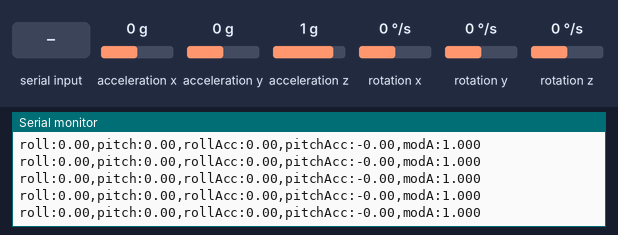
This sketch was run on a simulated ESP32. Parts: the last lines printed to the serial monitor. Wiring (inferred from the names in the program): MPU-6050 motion sensor at I2C address 0x68. The inputs (shaded band) are chosen by the test bench; at power-on: acceleration x 0 g, acceleration y 0 g, acceleration z 1 g, rotation x 0 °/s, rotation y 0 °/s, rotation z 0 °/s.

Above: at 4.9 s.
5.0 s: "z" received over Serial
6.5 s: "r" received over Serial
At 6.56 s:
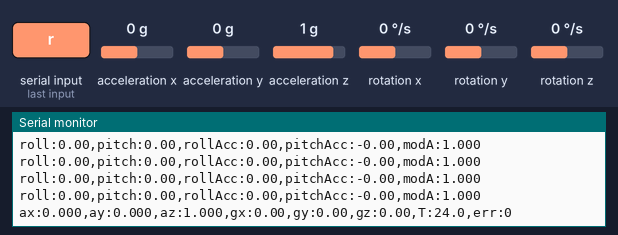
8.4 s: acceleration x set to -1.4 g
At 8.42 s:
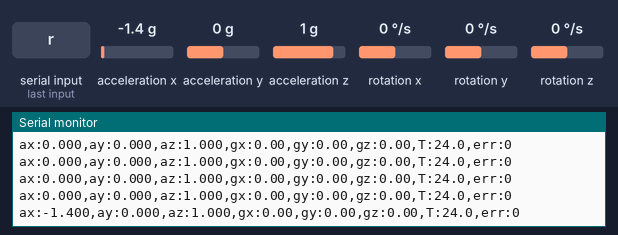
9.9 s: acceleration y set to -1.4 g
At 9.95 s:
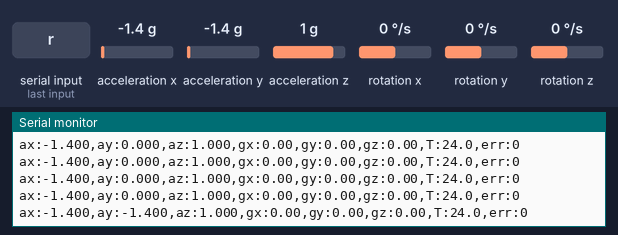
11.4 s: acceleration z set to -1.4 g
At 11.42 s:
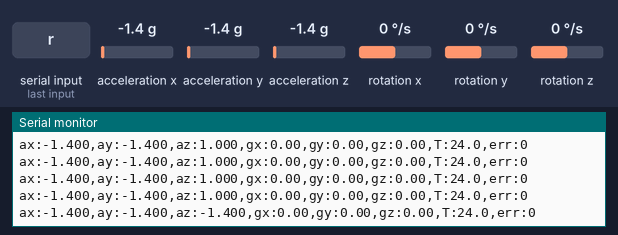
12.9 s: rotation x set to -192 °/s
At 12.95 s:
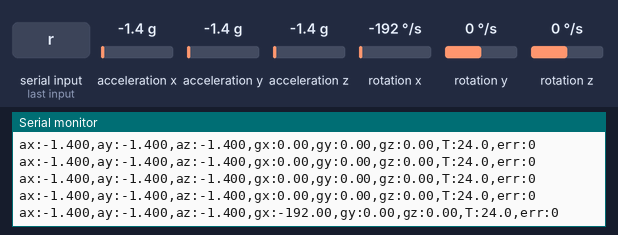

Measured:
- after the input at 6.5 s, the serial monitor: prints a new line after 0.05 s (image 1)
- after the input at 8.4 s, the serial monitor: prints a new line at once (image 2)
- after the input at 9.9 s, the serial monitor: prints a new line at once (image 3)
- after the input at 11.4 s, the serial monitor: prints a new line at once (image 4)
- after the input at 12.9 s, the serial monitor: prints a new line at once (image 5)

The sketch:

test-mpu6050.ino
```cpp
/*
  test-mpu6050.ino — prueba del MPU6050 (módulo GY-521) del modelo a escala
  estado: borrador, sin probar en placa
  fecha: 2026-10-08

  Qué hace:
    1. Escanea el bus I2C (en J3 tienen que aparecer 0x68 MPU6050 y 0x48 ADS1115).
    2. Lee WHO_AM_I, configura el sensor y relee los registros para confirmar la escritura.
    3. Prueba estática de 3 s (rover quieto, motores apagados): módulo de g, sesgo y ruido
       de cada eje, con criterio pasa / no pasa. El sesgo del giróscopo queda guardado.
    4. Lazo a 100 Hz: roll y pitch por filtro complementario, salida para el Serial Plotter.
       Si el sensor deja de responder, cuenta errores y reintenta inicializar.

  Comandos por el monitor serie (115200, sin fin de línea o con cualquiera):
    c  recalibrar (prueba estática)     z  tomar la posición actual como cero de ángulo
    r  alternar modo crudo / ángulos    s  escanear el bus             h  ayuda

  Pines: fuente única en 20-modelo-escala/40-firmware/mapa-gpio.md (IO21 SDA, IO22 SCL).
  Sin librerías externas: solo Wire, acceso directo a registros.
*/

#include <Wire.h>
#include <math.h>

// ---- Bus I2C (ver mapa-gpio.md) ----
constexpr int PIN_SDA = 21;
constexpr int PIN_SCL = 22;
constexpr uint32_t I2C_HZ = 400000;  // si hay errores de bus, bajar a 100000

uint8_t mpuAddr = 0x68;  // 0x69 si AD0 está en alto; se detecta en el escaneo

// ---- Registros (MPU-6000/6050 Register Map, rev. 4.2) ----
constexpr uint8_t REG_SMPLRT_DIV   = 0x19;
constexpr uint8_t REG_CONFIG       = 0x1A;
constexpr uint8_t REG_GYRO_CONFIG  = 0x1B;
constexpr uint8_t REG_ACCEL_CONFIG = 0x1C;
constexpr uint8_t REG_ACCEL_XOUT_H = 0x3B;
constexpr uint8_t REG_PWR_MGMT_1   = 0x6B;
constexpr uint8_t REG_WHO_AM_I     = 0x75;

// ---- Configuración ----
constexpr uint8_t CFG_DLPF  = 0x03;  // filtro digital ~44 Hz: corta vibración de motores
constexpr uint8_t CFG_GYRO  = 0x08;  // ±500 °/s
constexpr uint8_t CFG_ACCEL = 0x08;  // ±4 g: con ±2 g los golpes saturan el acelerómetro
constexpr float GYR_LSB_DPS = 65.5f;
constexpr float ACC_LSB_G   = 8192.0f;

constexpr uint32_t PERIODO_US   = 10000;  // 100 Hz
constexpr uint8_t  DIEZMADO_OUT = 5;      // imprime a 20 Hz
constexpr float    ALFA         = 0.98f;  // complementario: tau ≈ 0,49 s a 100 Hz

// ---- Estado ----
struct Muestra { float ax, ay, az, gx, gy, gz, temp; };

float sesgoG[3] = {0, 0, 0};
float roll = 0, pitch = 0;
float rollCero = 0, pitchCero = 0;
bool modoCrudo = false;
bool mpuOk = false;
uint32_t erroresI2C = 0;
uint32_t erroresSeguidos = 0;
uint32_t tAnterior = 0;
uint8_t contadorOut = 0;

// ================= Acceso a registros =================

bool escribirReg(uint8_t reg, uint8_t val) {
  Wire.beginTransmission(mpuAddr);
  Wire.write(reg);
  Wire.write(val);
  return Wire.endTransmission() == 0;
}

bool leerRegs(uint8_t reg, uint8_t *buf, uint8_t n) {
  Wire.beginTransmission(mpuAddr);
  Wire.write(reg);
  if (Wire.endTransmission(false) != 0) return false;
  if (Wire.requestFrom(mpuAddr, n) != n) return false;
  for (uint8_t i = 0; i < n; i++) buf[i] = Wire.read();
  return true;
}

bool leerReg(uint8_t reg, uint8_t &val) { return leerRegs(reg, &val, 1); }

// ================= Sensor =================

bool leerMuestra(Muestra &m) {
  uint8_t b[14];
  if (!leerRegs(REG_ACCEL_XOUT_H, b, 14)) {
    erroresI2C++;
    erroresSeguidos++;
    return false;
  }
  erroresSeguidos = 0;
  auto s16 = [&](int i) { return (int16_t)((b[i] << 8) | b[i + 1]); };
  m.ax = s16(0) / ACC_LSB_G;
  m.ay = s16(2) / ACC_LSB_G;
  m.az = s16(4) / ACC_LSB_G;
  m.temp = s16(6) / 340.0f + 36.53f;
  m.gx = s16(8) / GYR_LSB_DPS - sesgoG[0];
  m.gy = s16(10) / GYR_LSB_DPS - sesgoG[1];
  m.gz = s16(12) / GYR_LSB_DPS - sesgoG[2];
  return true;
}

bool iniciarMPU() {
  uint8_t who = 0;
  if (!leerReg(REG_WHO_AM_I, who)) {
    Serial.printf("# MPU en 0x%02X no responde\n", mpuAddr);
    return false;
  }
  if (who == 0x68) {
    Serial.println("# WHO_AM_I = 0x68: MPU6050 original");
  } else {
    Serial.printf("# WHO_AM_I = 0x%02X: no es un MPU6050 original (clon o MPU65xx).\n", who);
    Serial.println("#   Los registros base suelen coincidir, pero ruido y deriva no son los de la hoja de datos.");
  }

  escribirReg(REG_PWR_MGMT_1, 0x80);  // reset
  delay(100);
  bool ok = escribirReg(REG_PWR_MGMT_1, 0x01)        // despierta, reloj = PLL del giróscopo X
         && escribirReg(REG_SMPLRT_DIV, 9)            // 1 kHz / (1+9) = 100 Hz
         && escribirReg(REG_CONFIG, CFG_DLPF)
         && escribirReg(REG_GYRO_CONFIG, CFG_GYRO)
         && escribirReg(REG_ACCEL_CONFIG, CFG_ACCEL);
  delay(50);

  // Relectura: confirma que las escrituras llegaron
  uint8_t g = 0, a = 0, p = 0;
  ok = ok && leerReg(REG_GYRO_CONFIG, g) && leerReg(REG_ACCEL_CONFIG, a) && leerReg(REG_PWR_MGMT_1, p);
  if (!ok || (g & 0x18) != CFG_GYRO || (a & 0x18) != CFG_ACCEL || (p & 0x40)) {
    Serial.printf("# Configuración NO verificada (GYRO=0x%02X ACCEL=0x%02X PWR=0x%02X)\n", g, a, p);
    return false;
  }
  Serial.println("# Configuración verificada: ±500 °/s, ±4 g, filtro 44 Hz, 100 Hz");
  return true;
}

void escanearBus() {
  Serial.println("# Escaneo I2C:");
  bool hay68 = false, hay69 = false;
  int n = 0;
  for (uint8_t a = 1; a < 127; a++) {
    Wire.beginTransmission(a);
    if (Wire.endTransmission() != 0) continue;
    n++;
    const char *nombre = (a == 0x68) ? "MPU6050"
                       : (a == 0x69) ? "MPU6050 con AD0 en alto"
                       : (a == 0x48) ? "ADS1115"
                       : "desconocido";
    Serial.printf("#   0x%02X  %s\n", a, nombre);
    hay68 |= (a == 0x68);
    hay69 |= (a == 0x69);
  }
  if (n == 0) {
    Serial.println("#   Ningún dispositivo. Revisar J3 (orden 3V3-GND-SCL-SDA), 3,3 V en el módulo");
    Serial.println("#   y pull-ups: la placa no tiene, los ponen el GY-521 y el ADS1115.");
  }
  if (!hay68 && hay69) mpuAddr = 0x69;
}

// Prueba estática: media y desvío de cada eje con el rover quieto
void pruebaEstatica() {
  constexpr int N = 300;  // 3 s a 100 Hz
  Serial.println("# Prueba estática: no mover el rover, motores apagados (3 s)...");

  for (int i = 0; i < 3; i++) sesgoG[i] = 0;
  double suma[7] = {0}, suma2[7] = {0};
  int validas = 0;
  Muestra m;
  for (int i = 0; i < N; i++) {
    uint32_t t0 = micros();
    if (leerMuestra(m)) {
      float v[7] = {m.ax, m.ay, m.az, m.gx, m.gy, m.gz, m.temp};
      for (int k = 0; k < 7; k++) { suma[k] += v[k]; suma2[k] += (double)v[k] * v[k]; }
      validas++;
    }
    while (micros() - t0 < PERIODO_US) {}
  }
  if (validas < N * 9 / 10) {
    Serial.printf("# FALLA: solo %d de %d lecturas válidas. Problema de bus, no del sensor.\n", validas, N);
    return;
  }

  float media[7], desvio[7];
  for (int k = 0; k < 7; k++) {
    media[k] = suma[k] / validas;
    desvio[k] = sqrt(fmax(0.0, suma2[k] / validas - (double)media[k] * media[k]));
  }
  float modA = sqrtf(media[0] * media[0] + media[1] * media[1] + media[2] * media[2]);

  // Criterios: |a| y sesgo según hoja de datos (offset cero-g ±50/±80 mg, ZRO ±20 °/s);
  // los límites de ruido son empíricos para módulo quieto y motores apagados.
  bool okA     = modA > 0.90f && modA < 1.10f;
  bool okSesgo = fabsf(media[3]) < 20 && fabsf(media[4]) < 20 && fabsf(media[5]) < 20;
  bool okRuidoA = desvio[0] < 0.02f && desvio[1] < 0.02f && desvio[2] < 0.02f;
  bool okRuidoG = desvio[3] < 0.5f && desvio[4] < 0.5f && desvio[5] < 0.5f;
  bool okTemp  = media[6] > 0 && media[6] < 60;

  Serial.println("#            media        desvío");
  const char *ej[6] = {"ax [g]   ", "ay [g]   ", "az [g]   ", "gx [°/s] ", "gy [°/s] ", "gz [°/s] "};
  for (int k = 0; k < 6; k++) Serial.printf("#   %s %+9.4f   %8.4f\n", ej[k], media[k], desvio[k]);
  Serial.printf("#   temp [°C]  %6.1f\n", media[6]);
  Serial.printf("#   |a| = %.4f g  %s\n", modA, okA ? "OK" : "FUERA (0,90-1,10)");
  Serial.printf("#   sesgo giróscopo   %s\n", okSesgo ? "OK" : "FUERA (±20 °/s)");
  Serial.printf("#   ruido acelerómetro %s\n", okRuidoA ? "OK" : "ALTO (>0,02 g: ¿vibra algo?)");
  Serial.printf("#   ruido giróscopo    %s\n", okRuidoG ? "OK" : "ALTO (>0,5 °/s: ¿vibra algo?)");
  Serial.printf("#   temperatura        %s\n", okTemp ? "OK" : "IMPLAUSIBLE");
  Serial.printf("# RESULTADO: %s\n", (okA && okSesgo && okRuidoA && okRuidoG && okTemp) ? "PASA" : "NO PASA");

  for (int i = 0; i < 3; i++) sesgoG[i] = media[3 + i];

  // Arranca el filtro desde el ángulo del acelerómetro
  roll  = atan2f(media[1], media[2]) * RAD_TO_DEG;
  pitch = atan2f(-media[0], sqrtf(media[1] * media[1] + media[2] * media[2])) * RAD_TO_DEG;
  tAnterior = micros();
}

void ayuda() {
  Serial.println("# Comandos: c=recalibrar  z=cero de ángulo  r=crudo/ángulos  s=escanear  h=ayuda");
}

// ================= Arduino =================

void setup() {
  Serial.begin(115200);
  delay(500);
  Serial.println("\n# ===== Prueba MPU6050 - modelo a escala =====");

  Wire.begin(PIN_SDA, PIN_SCL, I2C_HZ);
  Wire.setTimeOut(10);  // ms; evita que un bus colgado trabe el lazo

  escanearBus();
  mpuOk = iniciarMPU();
  if (mpuOk) pruebaEstatica();
  ayuda();
  tAnterior = micros();
}

void loop() {
  // Comandos
  if (Serial.available()) {
    char c = Serial.read();
    switch (c) {
      case 'c': if (mpuOk) pruebaEstatica(); break;
      case 'z': rollCero = roll; pitchCero = pitch; Serial.println("# Cero de ángulo tomado"); break;
      case 'r': modoCrudo = !modoCrudo; break;
      case 's': escanearBus(); break;
      case 'h': ayuda(); break;
    }
  }

  // Reintento si el sensor no está o se perdió
  if (!mpuOk || erroresSeguidos >= 10) {
    static uint32_t tReintento = 0;
    if (millis() - tReintento > 1000) {
      tReintento = millis();
      Serial.printf("# Sensor perdido (errores I2C totales: %lu). Reintentando...\n", (unsigned long)erroresI2C);
      mpuOk = iniciarMPU();
      if (mpuOk) { erroresSeguidos = 0; tAnterior = micros(); }
    }
    return;
  }

  // Lazo a 100 Hz
  uint32_t ahora = micros();
  if (ahora - tAnterior < PERIODO_US) return;
  float dt = (ahora - tAnterior) * 1e-6f;
  tAnterior = ahora;

  Muestra m;
  if (!leerMuestra(m)) return;

  float rollAcc  = atan2f(m.ay, m.az) * RAD_TO_DEG;
  float pitchAcc = atan2f(-m.ax, sqrtf(m.ay * m.ay + m.az * m.az)) * RAD_TO_DEG;
  roll  = ALFA * (roll + m.gx * dt) + (1 - ALFA) * rollAcc;
  pitch = ALFA * (pitch + m.gy * dt) + (1 - ALFA) * pitchAcc;

  if (++contadorOut < DIEZMADO_OUT) return;
  contadorOut = 0;

  // Formato etiqueta:valor para el Serial Plotter del IDE 2
  if (modoCrudo) {
    Serial.printf("ax:%.3f,ay:%.3f,az:%.3f,gx:%.2f,gy:%.2f,gz:%.2f,T:%.1f,err:%lu\n",
                  m.ax, m.ay, m.az, m.gx, m.gy, m.gz, m.temp, (unsigned long)erroresI2C);
  } else {
    float modA = sqrtf(m.ax * m.ax + m.ay * m.ay + m.az * m.az);
    Serial.printf("roll:%.2f,pitch:%.2f,rollAcc:%.2f,pitchAcc:%.2f,modA:%.3f\n",
                  roll - rollCero, pitch - pitchCero, rollAcc - rollCero, pitchAcc - pitchCero, modA);
  }
}
```
